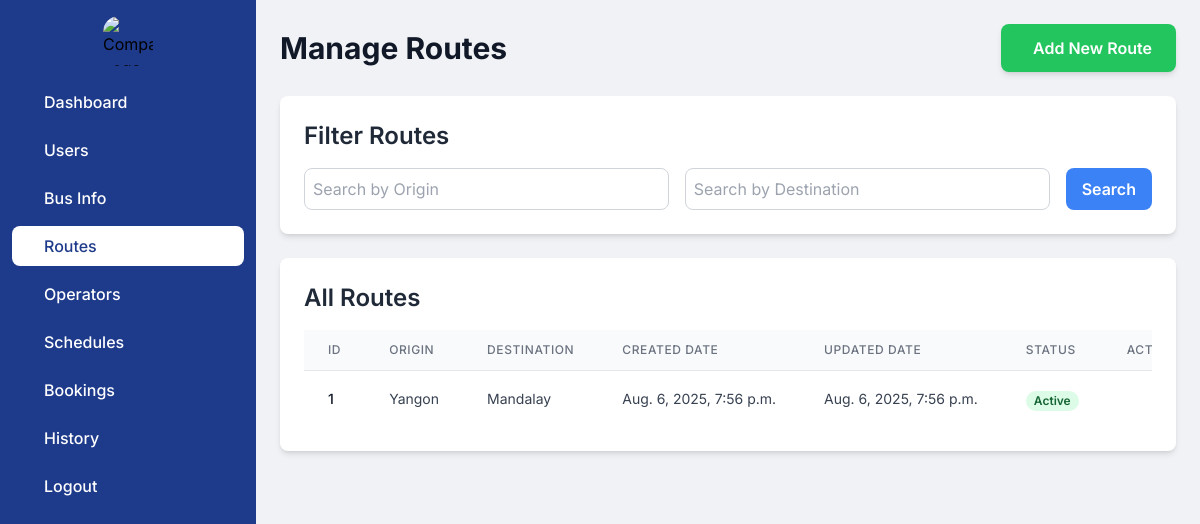
The app's page /admindashboard/route_home/, older data.
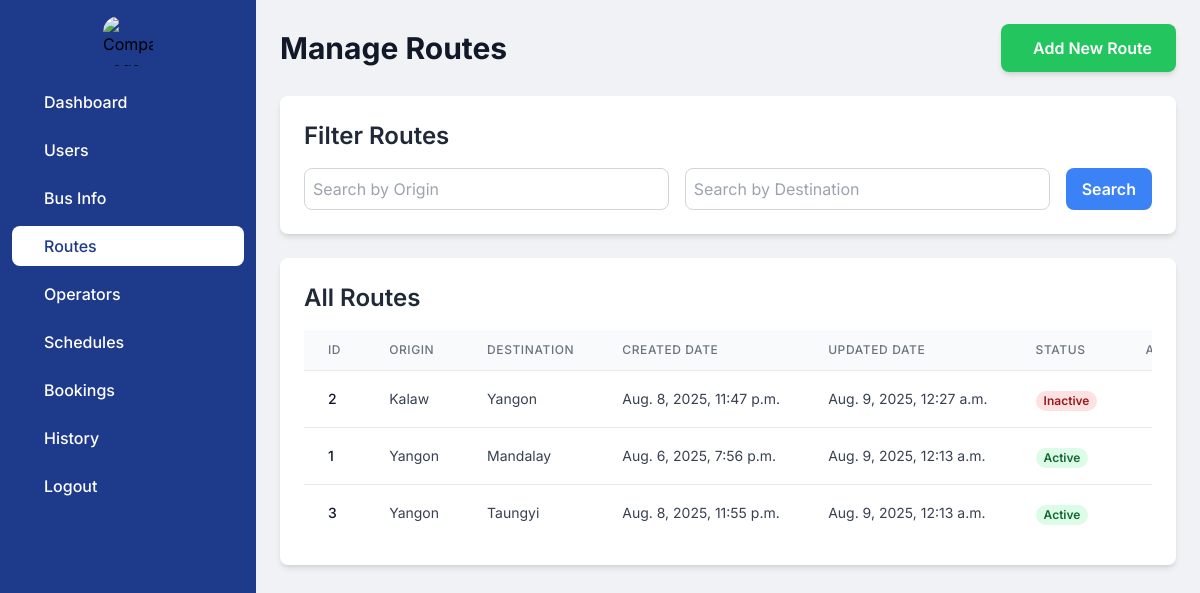
The same page, newer data.
### myapp/models.py (models this page shows, shortened)
class Route(models.Model):
    origin = models.CharField(max_length=30)
    destination = models.CharField(max_length=30)
    del_flag = models.IntegerField(default=0)
    created_date = models.DateTimeField(auto_now_add=True)
    updated_date = models.DateTimeField(auto_now=True)
    class Meta:
        verbose_name_plural = "Routes"

### myapp/views.py (the view)
# urls.py: path('admindashboard/route_home/',views.route_home,name='route_home'),
def route_home(request):
    origin_query = request.GET.get('origin', '')
    destination_query = request.GET.get('destination', '')
    routes = Route.objects.all()
    if origin_query:
        routes = routes.filter(Q(origin__icontains=origin_query))
    if destination_query:
        routes = routes.filter(Q(destination__icontains=destination_query))
    routes = routes.order_by('-updated_date')
    context = {
        'routes': routes,
        'origin_query': origin_query,
        'destination_query': destination_query,
    }
    return render(request, 'admin/route_home.html', context)

### myapp/context_processors.py (called while the page is built)
def route_choices(request):
    origins = Route.objects.values_list('origin', flat=True).distinct()
    destinations = Route.objects.values_list('destination', flat=True).distinct()
    return {
        'origins': origins,
        'destinations': destinations
    }

### templates/admin/route_home.html (shortened to what this page needs)
<!DOCTYPE html>
<html lang="en">
<head>
    <script src="https://cdn.tailwindcss.com"></script>
</head>
<body class="flex flex-col md:flex-row h-screen">
    <aside id="logo-sidebar"
           class="fixed inset-y-0 left-0 z-40 w-64 h-full transition-transform duration-300 transform -translate-x-full md:translate-x-0 bg-blue-900"
           aria-label="Sidebar">
        <div class="h-full px-3 py-4 overflow-y-auto">
            <div class="flex justify-center items-center mb-4">
                <img src="https://i.pinimg.com/originals/e2/1c/b5/e21cb58cda4ccf597b05d2048b483c0d.jpg" class="rounded-2xl"
                     alt="Company Logo" style="height:50px;width:50px;">
            </div>
            <ul class="space-y-2 font-medium">
                <li><a href="{% url 'admin_dashboard' %}" class="flex items-center p-2 text-white rounded-lg hover:bg-white group hover:text-blue-900"><span class="ms-3">Dashboard</span></a></li>
                <li><a href="{% url 'user_home' %}" class="flex items-center p-2 text-white rounded-lg hover:bg-white group hover:text-blue-900"><span class="ms-3">Users</span></a></li>
                <li><a href="#" class="flex items-center p-2 text-white rounded-lg hover:bg-white group hover:text-blue-900"><span class="flex-1 ms-3 whitespace-nowrap">Bus Info</span></a></li>
                <li><a href="{% url 'route_home' %}" class="flex items-center p-2 bg-white rounded-lg text-blue-900"><span class="flex-1 ms-3 whitespace-nowrap">Routes</span></a></li>
                <li><a href="{% url 'operator_home' %}" class="flex items-center p-2 text-white rounded-lg hover:bg-white group hover:text-blue-900"><span class="flex-1 ms-3 whitespace-nowrap">Operators</span></a></li>
                <li><a href="#" class="flex items-center p-2 text-white rounded-lg hover:bg-white group hover:text-blue-900"><span class="flex-1 ms-3 whitespace-nowrap">Schedules</span></a></li>
                <li><a href="#" class="flex items-center p-2 text-white rounded-lg hover:bg-white group hover:text-blue-900"><span class="flex-1 ms-3 whitespace-nowrap">Bookings</span></a></li>
                <li><a href="#" class="flex items-center p-2 text-white rounded-lg hover:bg-white group hover:text-blue-900"><span class="flex-1 ms-3 whitespace-nowrap">History</span></a></li>
                <li><a href="/logout" class="flex items-center p-2 text-white rounded-lg hover:bg-white group hover:text-blue-900"><span class="flex-1 ms-3 whitespace-nowrap">Logout</span></a></li>
            </ul>
        </div>
    </aside>
    <div class="flex-grow p-4 md:p-6 overflow-y-auto md:ml-64">
        <div class="flex flex-col md:flex-row md:items-center md:justify-between mb-6">
            <h1 class="text-2xl md:text-3xl font-bold text-gray-900 mb-4 md:mb-0">Manage Routes</h1>
            <a href="{% url 'route_add' %}"
               class="px-4 py-2 md:px-6 md:py-3 bg-green-500 text-white rounded-lg font-semibold text-center hover:bg-green-600 transition-colors duration-200 shadow-md flex items-center justify-center w-full md:w-auto">
                 Add New Route
            </a>
        </div>
        <div class="bg-white rounded-lg shadow-md p-4 md:p-6 mb-6">
            <h2 class="text-xl md:text-2xl font-semibold text-gray-800 mb-4">Filter Routes</h2>
            <form action="{% url 'route_home' %}" method="get" class="flex flex-col md:flex-row gap-4">
                <input type="text" name="origin" placeholder="Search by Origin"
               class="flex-grow p-2 border border-gray-300 rounded-lg focus:outline-none focus:ring-2 focus:ring-blue-500"
               value="{{ origin_query }}">
                <input type="text" name="destination" placeholder="Search by Destination"
               class="flex-grow p-2 border border-gray-300 rounded-lg focus:outline-none focus:ring-2 focus:ring-blue-500"
               value="{{ destination_query }}">
                <button type="submit"
                class="px-4 py-2 bg-blue-500 text-white rounded-lg font-semibold hover:bg-blue-600 transition-colors duration-200 w-full md:w-auto"> Search
                </button>
            </form>
        </div>
        <div class="bg-white rounded-lg shadow-md p-4 md:p-6 mb-6">
            <h2 class="text-xl md:text-2xl font-semibold text-gray-800 mb-4">All Routes</h2>
            <div class="overflow-x-auto">
                <table class="min-w-full divide-y divide-gray-200">
                    <thead class="bg-gray-50">
                        <tr>
                            <th scope="col" class="px-3 md:px-6 py-3 text-left text-xs font-medium text-gray-500 uppercase tracking-wider">ID</th>
                            <th scope="col" class="px-3 md:px-6 py-3 text-left text-xs font-medium text-gray-500 uppercase tracking-wider">Origin</th>
                            <th scope="col" class="px-3 md:px-6 py-3 text-left text-xs font-medium text-gray-500 uppercase tracking-wider">Destination</th>
                            <th scope="col" class="px-3 md:px-6 py-3 text-left text-xs font-medium text-gray-500 uppercase tracking-wider">Created Date</th>
                            <th scope="col" class="px-3 md:px-6 py-3 text-left text-xs font-medium text-gray-500 uppercase tracking-wider">Updated Date</th>
                            <th scope="col" class="px-3 md:px-6 py-3 text-left text-xs font-medium text-gray-500 uppercase tracking-wider">Status</th>
                            <th scope="col" class="px-3 md:px-6 py-3 text-left text-xs font-medium text-gray-500 uppercase tracking-wider">Actions</th>
                        </tr>
                    </thead>
                    <tbody class="bg-white divide-y divide-gray-200">
                        {% if routes %}
                            {% for route in routes %}
                            <tr>
                                <td class="px-3 md:px-6 py-4 whitespace-nowrap text-sm font-medium text-gray-900">{{ route.id }}</td>
                                <td class="px-3 md:px-6 py-4 whitespace-nowrap text-sm text-gray-700">{{ route.origin }}</td>
                                <td class="px-3 md:px-6 py-4 whitespace-nowrap text-sm text-gray-700">{{ route.destination }}</td>
                                <td class="px-3 md:px-6 py-4 whitespace-nowrap text-sm text-gray-700">{{ route.created_date }}</td>
                                <td class="px-3 md:px-6 py-4 whitespace-nowrap text-sm text-gray-700">{{ route.updated_date }}</td>
                                <td class="px-3 md:px-6 py-4 whitespace-nowrap">
                                    <span class="px-2 inline-flex text-xs leading-5 font-semibold rounded-full {% if route.del_flag == 0 %}bg-green-100 text-green-800{% else %}bg-red-100 text-red-800{% endif %}">
                                        {% if route.del_flag == 0 %}Active{% else %}Inactive{% endif %}
                                    </span>
                                </td>
                                <td class="px-3 md:px-6 py-4 whitespace-nowrap text-left text-sm font-medium">
                                </td>
                            </tr>
                            {% endfor %}
                        {% else %}
                            <tr><td colspan="8" class="px-3 md:px-6 py-4 text-center text-gray-500">No routes found.</td></tr>
                        {% endif %}
                    </tbody>
                </table>
            </div>
        </div>
    </div>
</body>
</html>

### templates/admin/route_home.html (style rules this page uses)
body { font-family: 'Inter', sans-serif; background-color: #f0f2f5; }

Row changes from the older to the newer data that the page shows:
added Route: id "2", origin "Kalaw", destination "Yangon", created_date "Aug. 8, 2025, 11:47 p.m.", updated_date "Aug. 9, 2025, 12:27 a.m.", del_flag "Inactive"
changed Route "Mandalay": updated_date "Aug. 6, 2025, 7:56 p.m." → "Aug. 9, 2025, 12:13 a.m."
added Route: id "3", origin "Yangon", destination "Taungyi", created_date "Aug. 8, 2025, 11:55 p.m.", updated_date "Aug. 9, 2025, 12:13 a.m.", del_flag "Active"
